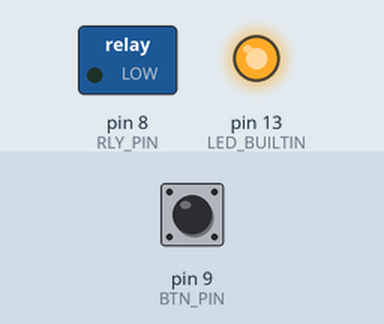
Recording of a sketch running on a simulated Arduino Uno, built with avr-gcc and run on an emulated ATmega328P. Parts: switched loads named in the sketch (green lamp = pin HIGH), output pins drawn as LEDs (lit = HIGH). Dashed ring = blinking. Inputs (shaded band) come from the test bench; at power-on: pin 9 (BTN_PIN) LOW. What the sketch prints to the serial monitor is not drawn.

Above: at 1.2 s.
1.3 s: pin 9 (BTN_PIN) pulled HIGH for 0.15 s
At 2.5 s:
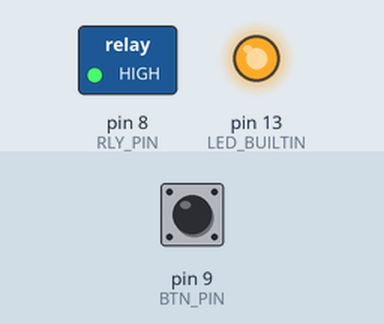
2.9 s: pin 9 (BTN_PIN) pulled HIGH for 1 s
At 3.6 s:
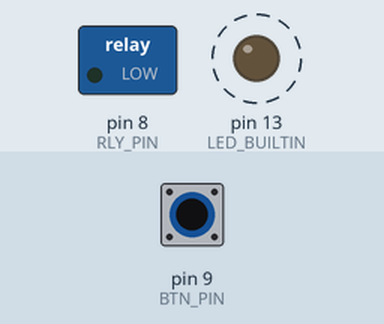
6.9 s: pin 9 (BTN_PIN) pulled HIGH for 3.2 s
At 8.1 s:
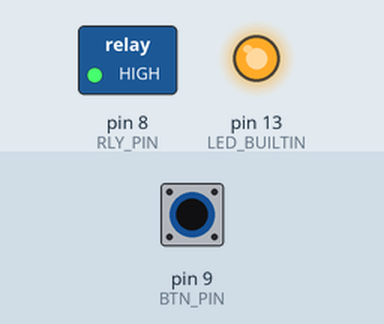
Timing chart, 0 to 9.9 s (numbered marks = the images above; inputs shaded):
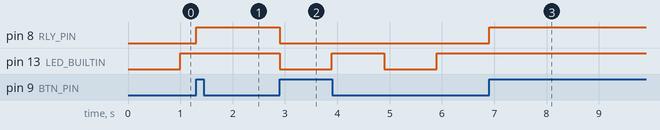

Measured:
- after the input at 1.3 s, pin 8 (RLY_PIN): LOW → HIGH at once; pin 13 (LED_BUILTIN): stays HIGH (without the input it goes to LOW after 0.70 s)
- after the input at 2.9 s, pin 8 (RLY_PIN): HIGH → LOW at once; pin 13 (LED_BUILTIN): alternates HIGH for 1.0 s and LOW for 1.0 s, starting at once
- after the input at 6.9 s, pin 8 (RLY_PIN): LOW → HIGH at once; pin 13 (LED_BUILTIN): stops changing and stays HIGH

The sketch:

Relay_ButtonToggle.ino
```cpp
//pins 2-7 are used by LCD16x2 shield
const int RLY_PIN = 8;  //Arduino pin connected to relay's IN
const int BTN_PIN = 9;  //Arduino pin connected to button's OUT

void info(){//display useful information
    char buf[256]{};
    snprintf(buf, sizeof(buf), "%s %s() RLY_PIN=%d BTN_PIN=%d", __FILE__, __FUNCTION__, RLY_PIN, BTN_PIN);
    Serial.println(buf);
}

void setup(){//called twice after flashing from Arduino IDE!!!???
  Serial.begin(115200);
  info();

  pinMode(LED_BUILTIN, OUTPUT);
  pinMode(RLY_PIN, OUTPUT);
  pinMode(BTN_PIN, INPUT);
  digitalWrite(RLY_PIN, LOW);
}

void loop(){
  static unsigned relayState = 0;
  static int btnSt0 = 0;
  static unsigned long btnMs = 0;//last moment when the button was pressed
  int btnSt = digitalRead(BTN_PIN);
  if(btnSt && btnSt!=btnSt0 && millis()-btnMs>1000){//button was pressed (is ON after it was OFF ... but not too quick one after another)
    btnMs = millis();
    relayState = !relayState;
    digitalWrite(LED_BUILTIN, relayState);
    digitalWrite(RLY_PIN, relayState);
  }
  btnSt0 = btnSt;

  if(relayState == 0){//blink builtin led while relay is OFF
    static unsigned long prevMillis = 0;
    unsigned long currMillis = millis();
    if(currMillis-prevMillis >= 1000){
      static int ledState = LOW;
      prevMillis = currMillis;
      ledState = (ledState == LOW);
      digitalWrite(LED_BUILTIN, ledState);
    }
  }
}
```
